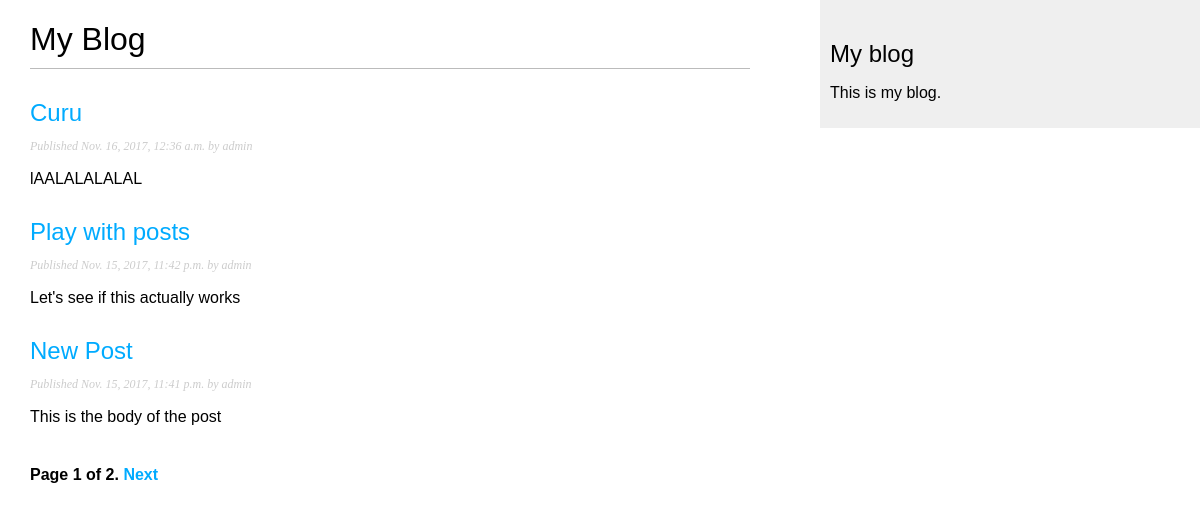
Screenshot of /blog/ with the database file from the repository.
### blog/models.py (models this page shows, shortened)
class Post(models.Model):
    STATUS_CHOICES = (
        ('draft', 'Draft'),
        ('published', 'Published'),
    )
    title = models.CharField(max_length = 250)
    slug = models.SlugField(max_length = 250, unique_for_date='publish')
    author = models.ForeignKey(User, related_name = 'blog_post')
    body = models.TextField()
    publish = models.DateTimeField(default = timezone.now)
    created = models.DateTimeField(auto_now_add = True)
    upadated = models.DateTimeField(auto_now = True)
    status = models.CharField(max_length = 10, choices = STATUS_CHOICES, default = 'draft')
    class Meta:
        ordering = ('-publish',)
    def get_absolute_url(self):
        return reverse('blog:post_detail', args = [self.publish.year,
                                                   self.publish.strftime('%m'),
                                                   self.publish.strftime('%d'),
                                                   self.slug])

### blog/views.py (the view)
class PostListView(ListView):
    queryset = Post.objects.all()
    context_object_name = 'posts'
    paginate_by = 3
    template_name = 'blog/post/list.html'

### blog/templates/blog/post/list.html (shortened to what this page needs)
{% extends "blog/base.html" %}
{% block content %}
  <h1>My Blog</h1>
  {% for post in posts %}
    <h2><a href="{{ post.get_absolute_url }}"> {{ post.title }}</a></h2>
    <p class = "date">Published {{ post.publish }} by {{ post.author }}</p>
    {{ post.body|truncatewords:30|linebreaks }}
  {% endfor %}
  {% include "pagination.html" with page=page_obj %}
{% endblock %}

### blog/static/css/blog.css (style rules this page uses)
body { margin:0; padding:0; font-family:helvetica, sans-serif; }
a { color:#00abff; text-decoration:none; }
h1 { font-weight:normal; border-bottom:1px solid #bbb; padding:0 0 10px 0; }
h2 { font-weight:normal; margin:30px 0 0; }
p.date { color:#ccc; font-family: georgia, serif; font-size: 12px; font-style: italic; }

### rows the page displays
Post: title "Curu", publish "Nov. 16, 2017, 12:36 a.m.", author "admin", body "lAALALALALAL"
Post: title "Play with posts", publish "Nov. 15, 2017, 11:42 p.m.", author "admin", body "Let's see if this actually works"
Post: title "New Post", publish "Nov. 15, 2017, 11:41 p.m.", author "admin", body "This is the body of the post"

### other values shown
{{ page.number }} "1"
{{ page.paginator.num_pages }} "2"
